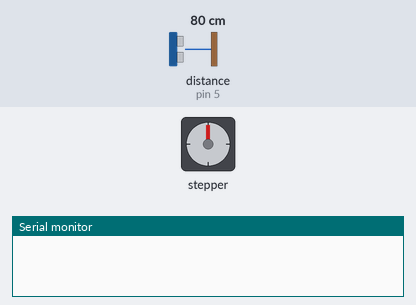
Bench run of a sketch on a simulated Arduino Uno, built with avr-gcc and run on an emulated ATmega328P. Shown: stepper motor, the last lines printed to the serial monitor. The inputs (shaded band) are chosen by the test bench; at power-on: distance to the obstacle (sensor on pin 5) 80 cm. Stepper angles assume 4075 steps per turn.

Above: at 1.2 s.
1.3 s: distance to the obstacle (sensor on pin 5) set to 11 cm
4.3 s: distance to the obstacle (sensor on pin 5) set to 8 cm
At 4.8 s:
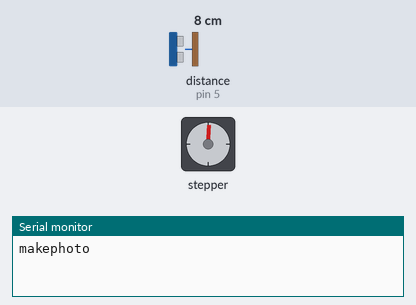
6.8 s: distance to the obstacle (sensor on pin 5) set to 13 cm
At 20.8 s:
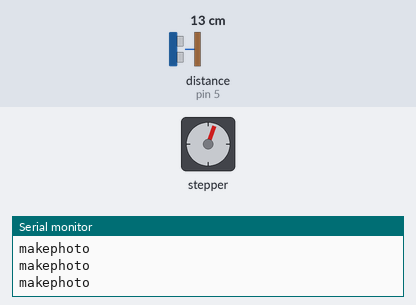
Timing chart, 0 to 22.9 s (numbered marks = the images above; inputs shaded):
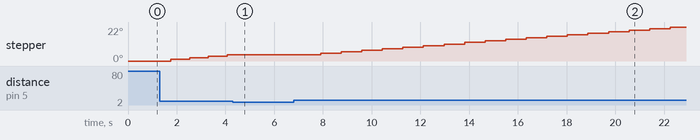

The sketch:

new_try_of_project.ino
```cpp
#include <CustomStepper.h>            // Подключаем библиотеку управления шаговым двигателем. По умолчанию настроена на двигатель 28BYJ-48-5V
#include <Ultrasonic.h>
Ultrasonic ultrasonic(4, 5);
CustomStepper stepper(8, 9, 10, 11);
void setup() {
  // put your setup code here, to run once:
  stepper.setRPM(12);                 // Устанавливаем кол-во оборотов в минуту
  stepper.setSPR(4075.7728395);
  Serial.begin(9600);

}

void loop() {
  // put your main code here, to run repeatedly:
  int distance = ultrasonic.read();
  if (distance < 10) {
    stepper.setDirection(STOP);
    Serial.println("makephoto");
    delay(1000);
    stepper.setDirection(CW);
    stepper.rotate();
    stepper.run();
  } else {
    stepper.setDirection(CW);
    stepper.rotate();
    stepper.run();
  }

}
```

Measured:
- after the input at 4.3 s, stepper: stays 4° (without the input it goes to 5° after 0.56 s)
